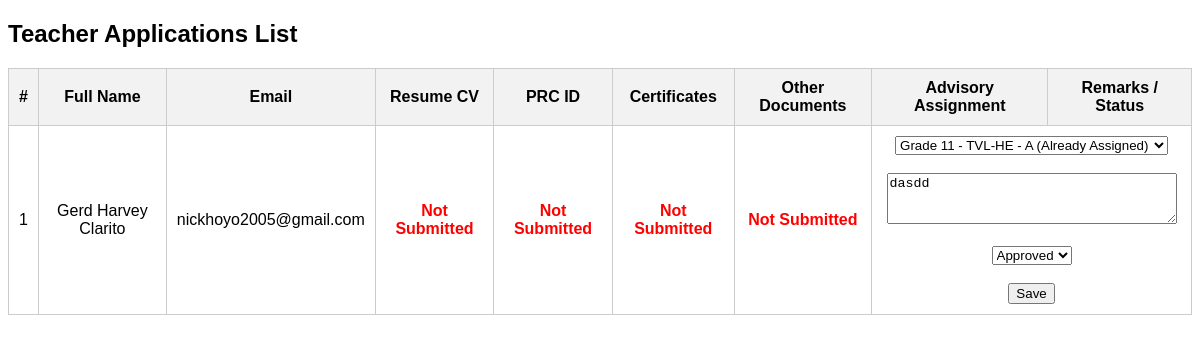
Page /Website_Files/Admin_Files/admin_teacher_application_list.php (signed in) on the earlier database version.
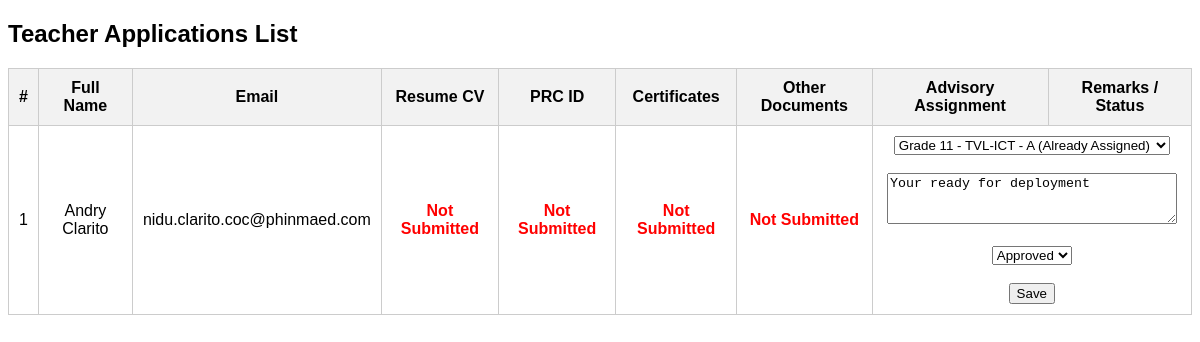
Same page on the later database version.
### tables this page shows
CREATE TABLE `teacher_applications` (
  `teacher_application_id` int(11) NOT NULL,
  `first_name` varchar(100) NOT NULL,
  `last_name` varchar(100) NOT NULL,
  `middle_name` varchar(100) DEFAULT NULL,
  `extension_name` varchar(20) DEFAULT NULL,
  `date_of_birth` date NOT NULL,
  `gender` enum('male','female','other') NOT NULL,
  `civil_status` enum('single','married','divorced','widowed') NOT NULL,
  `contact_number` varchar(20) NOT NULL,
  `email` varchar(150) NOT NULL,
  `facebook_profile` varchar(255) DEFAULT NULL,
  `house_number_street` varchar(255) NOT NULL,
  `barangay` varchar(100) NOT NULL,
  `city_municipality` varchar(100) NOT NULL,
  `province` varchar(100) NOT NULL,
  `current_school` varchar(255) NOT NULL,
  `highest_education` enum('Bachelors','Masters','Doctorate','Other') NOT NULL,
  `specialization` varchar(255) NOT NULL,
  `application_status` enum('Pending','Approved','Rejected') DEFAULT 'Pending',
  `remarks` text DEFAULT NULL,
  `date_submitted` timestamp NOT NULL DEFAULT current_timestamp(),
  `resume_cv` varchar(255) DEFAULT NULL,
  `prc_id_copy` varchar(255) DEFAULT NULL,
  `certificates` varchar(255) DEFAULT NULL,
  `other_documents` varchar(255) DEFAULT NULL
);

### Website_Files/Admin_Files/admin_teacher_application_list.php (the view, shortened to what the changed rows need)
<?php
include "../../DB_Connection/Connection.php";
$sql = "SELECT * FROM teacher_applications ORDER BY teacher_application_id DESC";
$result = $connection->query($sql);
$advisoryQuery = "
    SELECT DISTINCT
        ss.strand_id,
        st.strand_name,
        ss.grade_level,
        ss.section_id,
        sec.section_name
    FROM student_strand ss
    JOIN strands st ON ss.strand_id = st.strand_id
    JOIN section sec ON ss.section_id = sec.section_id
    ORDER BY ss.grade_level, st.strand_name, sec.section_name
";
$advisoryResult = $connection->query($advisoryQuery);
$currentAdvisoryStmt = $connection->prepare("
    SELECT ta.strand_id, ta.grade_level, ta.section_id
    FROM teacher_advisory ta
    JOIN teachers t ON ta.teacher_id = t.teacher_id
    WHERE t.application_id = ?
");
?>
<!DOCTYPE html>
<html lang="en">
<head>
</head>
<body>
<h2>Teacher Applications List</h2>
<table>
    <tr>
        <th>#</th>
        <th>Full Name</th>
        <th>Email</th>
        <th>Resume CV</th>
        <th>PRC ID</th>
        <th>Certificates</th>
        <th>Other Documents</th>
        <th>Advisory Assignment</th>
        <th>Remarks / Status</th>
    </tr>
    <?php if ($result->num_rows > 0): ?>
        <?php $count = 1; ?>
        <?php while ($row = $result->fetch_assoc()): ?>
            <tr>
                <td><?= $count++; ?></td>
                <td><?= htmlspecialchars($row['first_name'] . ' ' . $row['last_name']); ?></td>
                <td><?= htmlspecialchars($row['email']); ?></td>
                <td>
                    <?php if (!empty($row['resume_cv'])): ?>
                        <a href="../../<?= htmlspecialchars($row['resume_cv']); ?>" target="_blank" class="submitted">Submitted</a>
                    <?php else: ?>
                        <span class="missing">Not Submitted</span>
                    <?php endif; ?>
                </td>
                <td>
                    <?php if (!empty($row['prc_id_copy'])): ?>
                        <a href="../../<?= htmlspecialchars($row['prc_id_copy']); ?>" target="_blank" class="submitted">Submitted</a>
                    <?php else: ?>
                        <span class="missing">Not Submitted</span>
                    <?php endif; ?>
                </td>
                <td>
                    <?php if (!empty($row['certificates'])): ?>
                        <a href="../../<?= htmlspecialchars($row['certificates']); ?>" target="_blank" class="submitted">Submitted</a>
                    <?php else: ?>
                        <span class="missing">Not Submitted</span>
                    <?php endif; ?>
                </td>
                <td>
                    <?php if (!empty($row['other_documents'])): ?>
                        <a href="../../<?= htmlspecialchars($row['other_documents']); ?>" target="_blank" class="submitted">Submitted</a>
                    <?php else: ?>
                        <span class="missing">Not Submitted</span>
                    <?php endif; ?>
                </td>
                <td colspan="2">
                    <form action="../../Back_End_Files/PHP_Files/teacher_update_remarks.php" method="POST">
                        <select name="advisory_assignment">
                            <?php
                            if ($advisoryResult->num_rows > 0):
                                $advisoryResult->data_seek(0);
                                $currentAdvisoryStmt->bind_param("i", $row['teacher_application_id']);
                                $currentAdvisoryStmt->execute();
                                $current = $currentAdvisoryStmt->get_result()->fetch_assoc();
                                while ($adv = $advisoryResult->fetch_assoc()):
                                    $value = $adv['strand_id'] . "|" . $adv['grade_level'] . "|" . $adv['section_id'];
                                    $selected = '';
                                    if ($current) {
                                        if (
                                            $current['strand_id'] == $adv['strand_id'] &&
                                            $current['grade_level'] == $adv['grade_level'] &&
                                            $current['section_id'] == $adv['section_id']
                                        ) {
                                            $selected = 'selected';
                                        }
                                    }
                            ?>
                                    <option value="<?= $value ?>" <?= $selected ?>>
                                        Grade <?= $adv['grade_level']; ?> -
                                    </option>
                            <?php endwhile; endif; ?>
                        </select>
                        <br><br>
                        <textarea name="remarks" rows="3" placeholder="Enter admin remarks..."><?= htmlspecialchars($row['remarks']); ?></textarea>
                        <br><br>
                        <select name="application_status" required>
                            <option value="Approved" <?= $row['application_status'] == 'Approved' ? 'selected' : ''; ?>>Approved</option>
                        </select>
                        <br><br>
                        <button type="submit">Save</button>
                    </form>
                </td>
            </tr>
        <?php endwhile; ?>
    <?php else: ?>
        <tr>
            <td colspan="9">No applications found.</td>
        </tr>
    <?php endif; ?>
</table>
</body>
</html>

Differences in the rows shown:
removed teacher_applications: first_name+last_name "Gerd Harvey Clarito", email "nickhoyo2005@gmail.com", shows "Not Submitted", remarks "dasdd", application_status "Approved"
added teacher_applications: first_name+last_name "Andry Clarito", email "nidu.clarito.coc@phinmaed.com", shows "Not Submitted", remarks "Your ready for deployment", application_status "Approved"
